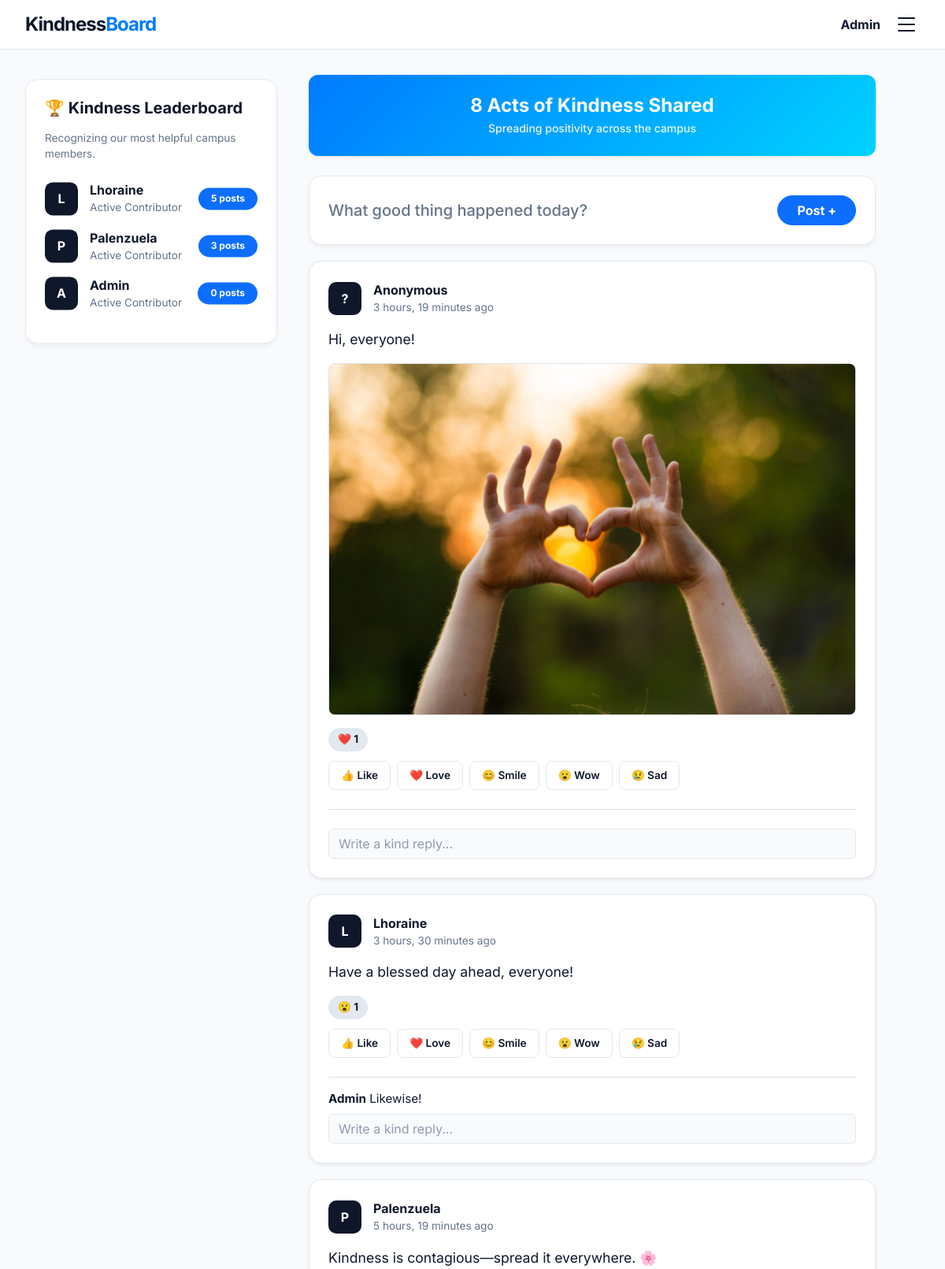
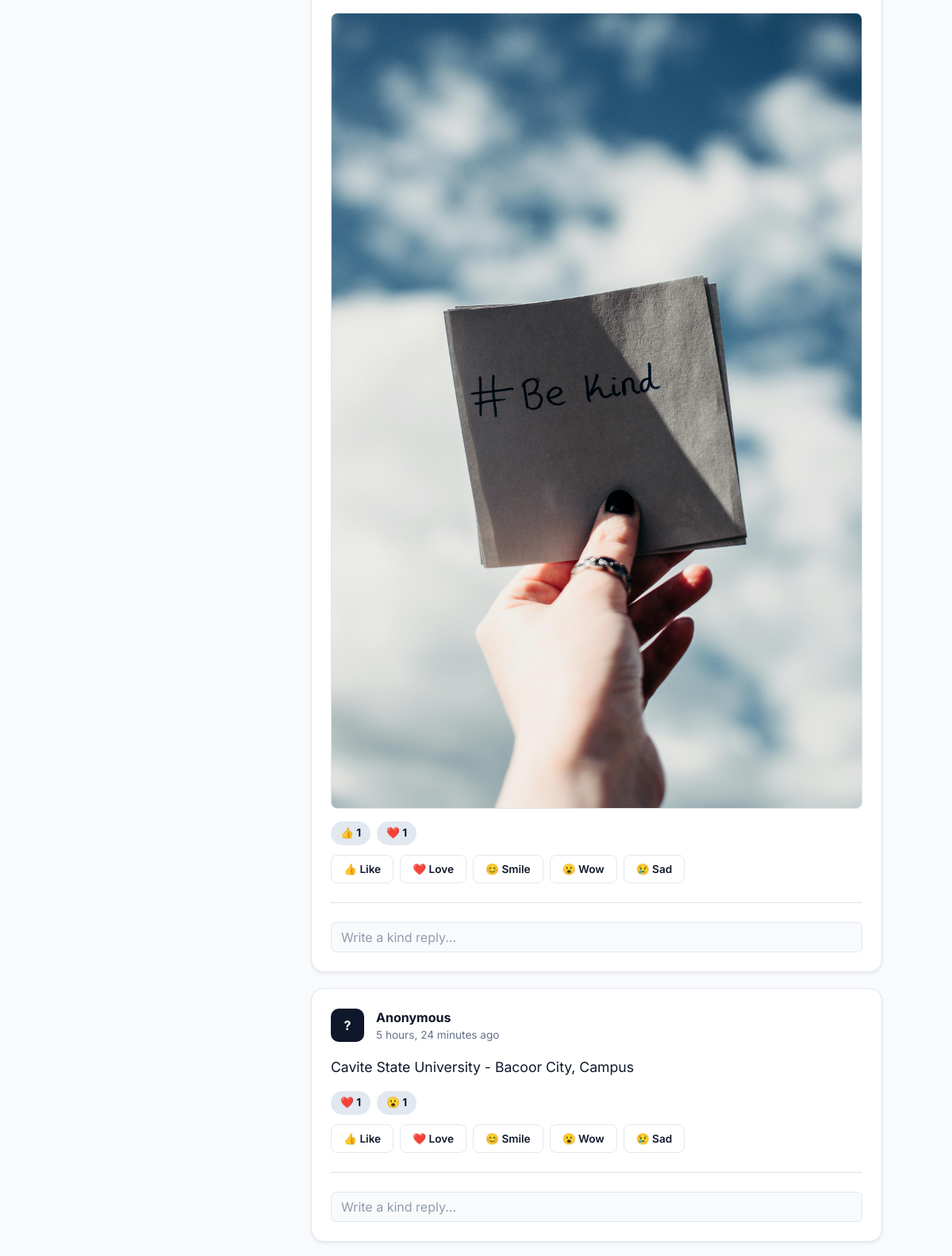
The app's page / (signed in, upper part) with its own data (2 pictures, top to bottom).
### board/models.py (models this page shows, shortened)
class Post(models.Model):
    CATEGORY_CHOICES = [
        ('General', 'General Positivity'),
        ('Thanks', 'Giving Thanks'),
        ('Help', 'Need/Offer Help'),
        ('Inspiration', 'Daily Inspiration'),
    ]
    STATUS_CHOICES = [
        ('Pending', 'Pending'),
        ('Approved', 'Approved'),
        ('Removed', 'Removed'),
    ]
    user = models.ForeignKey(User, on_delete=models.CASCADE)
    content = models.TextField()
    image = models.ImageField(upload_to='posts/', blank=True, null=True)
    created_at = models.DateTimeField(auto_now_add=True)
    is_anonymous = models.BooleanField(default=False)
    category = models.CharField(max_length=20, choices=CATEGORY_CHOICES, default='General')
    status = models.CharField(max_length=10, choices=STATUS_CHOICES, default='Pending')
    @property
    def like_count(self):
        return self.reactions.filter(reaction_type='Like').count()
    @property
    def love_count(self):
        return self.reactions.filter(reaction_type='Love').count()
    @property
    def smile_count(self):
        return self.reactions.filter(reaction_type='Smile').count()
    @property
    def wow_count(self):
        return self.reactions.filter(reaction_type='Wow').count()
    @property
    def sad_count(self):
        return self.reactions.filter(reaction_type='Sad').count()

class Comment(models.Model):
    post = models.ForeignKey(Post, on_delete=models.CASCADE, related_name='comments')
    user = models.ForeignKey(User, on_delete=models.CASCADE)
    comment_text = models.TextField()
    created_at = models.DateTimeField(auto_now_add=True)

### board/views.py (the view)
# urls.py: path('', views.index, name='index'),
def index(request):
    if not request.user.is_authenticated:
        return render(request, 'board/landing.html')
    posts = Post.objects.filter(status='Approved').order_by('-created_at').prefetch_related('comments', 'reactions')
    total_kindness = Post.objects.filter(status='Approved').count()
    leaderboard = User.objects.annotate(
        approved_posts_count=Count('post', filter=Q(post__status='Approved'))
    ).order_by('-approved_posts_count')[:5]
    return render(request, 'board/index.html', {
        'posts': posts,
        'total_kindness': total_kindness,
        'leaderboard': leaderboard
    })

### board/templates/board/index.html (shortened to what this page needs)
<!DOCTYPE html>
<html lang="en">
<head>
    <link href="https://cdn.jsdelivr.net/npm/bootstrap@5.3.0/dist/css/bootstrap.min.css" rel="stylesheet">
</head>
<body>
<nav class="navbar-custom d-flex justify-content-between align-items-center">
    <div class="d-flex align-items-center">
        <a href="{% url 'index' %}" class="text-decoration-none fw-bold fs-4 me-3" style="letter-spacing: -1px; color: var(--text-main);">
            Kindness<span style="color: #007bff;">Board</span>
        </a>
    </div>
    <div class="d-flex align-items-center">
        <span class="me-3 fw-bold">{{ user.username }}</span>
        <div class="dropdown">
            <button class="btn p-0" type="button" data-bs-toggle="dropdown" style="color: var(--text-main);">
                <svg width="32" height="32" fill="currentColor" viewBox="0 0 16 16"><path d="M2.5 12a.5.5 0 0 1 .5-.5h10a.5.5 0 0 1 0 1H3a.5.5 0 0 1-.5-.5m0-4a.5.5 0 0 1 .5-.5h10a.5.5 0 0 1 0 1H3a.5.5 0 0 1-.5-.5m0-4a.5.5 0 0 1 .5-.5h10a.5.5 0 0 1 0 1H3a.5.5 0 0 1-.5-.5"/></svg>
            </button>
        </div>
    </div>
</nav>
<div class="feed-container">
    <aside class="sidebar">
        <div class="glass-card">
            <h5 class="fw-bold mb-3">🏆 Kindness Leaderboard</h5>
            <p class="dynamic-sub mb-4">Recognizing our most helpful campus members.</p>
            {% for entry in leaderboard %}
            <div class="d-flex align-items-center justify-content-between mb-3">
                <div class="d-flex align-items-center">
                    <div class="avatar-box">{{ entry.username|first|upper }}</div>
                    <div>
                        <div class="fw-bold">{{ entry.username }}</div>
                        <div class="dynamic-sub">Active Contributor</div>
                    </div>
                </div>
                <span class="badge bg-primary rounded-pill px-3 py-2">{{ entry.approved_posts_count }} posts</span>
            </div>
            {% endfor %}
        </div>
    </aside>
    <main class="main-wall">
        <div class="stats-banner shadow-sm">
            <h4 class="fw-bold mb-1">{{ total_kindness }} Acts of Kindness Shared</h4>
            <p class="small mb-0">Spreading positivity across the campus</p>
        </div>
        <div class="glass-card d-flex align-items-center justify-content-between py-4">
            <span class="prompt-text">What good thing happened today?</span>
            <a href="{% url 'create_post' %}" class="btn btn-primary rounded-pill px-4 fw-bold">Post +</a>
        </div>
        {% for post in posts %}
        <div class="glass-card shadow-sm post-anchor" id="post-{{ post.id }}">
            <div class="d-flex align-items-center mb-3">
                <div class="avatar-box">{% if post.is_anonymous %}?{% else %}{{ post.user.username|first|upper }}{% endif %}</div>
                <div>
                    <div class="fw-bold">{% if post.is_anonymous %}Anonymous{% else %}{{ post.user.username }}{% endif %}</div>
                    <div class="dynamic-sub">{{ post.created_at|timesince }} ago</div>
                </div>
            </div>
            <p style="font-size: 1.1rem; line-height: 1.6;">{{ post.content }}</p>
            {% if post.image %}<img src="{{ post.image.url }}" class="img-fluid rounded-3 mb-3 border w-100">{% endif %}
            <div class="reaction-summary">
                {% if post.like_count > 0 %}<span class="pill">👍 {{ post.like_count }}</span>{% endif %}
                {% if post.love_count > 0 %}<span class="pill">❤️ {{ post.love_count }}</span>{% endif %}
                {% if post.wow_count > 0 %}<span class="pill">😮 {{ post.wow_count }}</span>{% endif %}
            </div>
            <div class="d-flex gap-2 flex-wrap mb-4">
                <a href="{% url 'add_reaction' post.id 'Like' %}" class="action-btn">👍 Like</a>
                <a href="{% url 'add_reaction' post.id 'Love' %}" class="action-btn">❤️ Love</a>
                <a href="{% url 'add_reaction' post.id 'Smile' %}" class="action-btn">😊 Smile</a>
                <a href="{% url 'add_reaction' post.id 'Wow' %}" class="action-btn">😮 Wow</a>
                <a href="{% url 'add_reaction' post.id 'Sad' %}" class="action-btn">😢 Sad</a>
            </div>
            <div class="comment-section mt-3 pt-3 border-top">
                {% for comment in post.comments.all %}
                <div class="mb-2" style="font-size: 0.95rem;">
                    <strong>{{ comment.user.username }}</strong> {{ comment.comment_text }}
                </div>
                {% endfor %}
                <form action="{% url 'add_comment' post.id %}" method="POST" class="mt-2">
                    <input type="text" name="comment_text" class="form-control comment-input" placeholder="Write a kind reply..." required>
                </form>
            </div>
        </div>
        {% endfor %}
    </main>
</div>
</body>
</html>

### board/templates/board/index.html (style rules this page uses)
:root { --bg-app: #f8fafc; --card-bg: #ffffff; --text-main: #0f172a; --text-sub: #64748b; --border-color: #e2e8f0; }
body { background-color: var(--bg-app); color: var(--text-main); font-family: 'Inter', sans-serif; transition: background 0.3s ease; margin: 0; scroll-behavior: smooth; }
.navbar-custom { background: var(--card-bg); border-bottom: 1px solid var(--border-color); padding: 0.8rem 2rem; position: sticky; top: 0; z-index: 1000; }
.feed-container { display: flex; flex-direction: row; justify-content: flex-start; padding: 2rem 2rem; gap: 2.5rem; max-width: 100%; margin: 0; }
.sidebar { width: 320px; flex-shrink: 0; position: sticky; top: 100px; height: fit-content; }
.main-wall { flex: 1; max-width: 720px; min-width: 0; }
.glass-card { background: var(--card-bg); border: 1px solid var(--border-color); border-radius: 16px; padding: 24px; margin-bottom: 20px; box-shadow: 0 4px 6px -1px rgba(0,0,0,0.05); }
.post-anchor { scroll-margin-top: 110px; }
.prompt-text { font-size: 1.25rem; font-weight: 500; color: var(--text-sub); }
.stats-banner { background: linear-gradient(135deg, #007bff, #00d2ff); color: white !important; border-radius: 12px; padding: 25px; text-align: center; margin-bottom: 25px; }
.stats-banner p { color: rgba(255,255,255,0.9) !important; font-weight: 500; }
.avatar-box { width: 42px; height: 42px; border-radius: 10px; background: #0f172a !important; color: #ffffff !important; display: flex; align-items: center; justify-content: center; font-weight: 700; margin-right: 15px; }
.reaction-summary { display: flex; gap: 8px; margin-bottom: 12px; height: 30px; }
.pill { background: #e2e8f0; color: #0f172a; padding: 4px 12px; border-radius: 20px; font-size: 0.85rem; font-weight: 700; }
.action-btn { border: 1px solid var(--border-color); background: var(--card-bg); color: var(--text-main); padding: 7px 15px; border-radius: 8px; font-size: 0.85rem; font-weight: 600; text-decoration: none; transition: all 0.2s; }
.dynamic-sub { color: var(--text-sub) !important; font-size: 0.85rem; }
.comment-input { background-color: var(--bg-app) !important; color: var(--text-main) !important; border: 1px solid var(--border-color) !important; }
.comment-input::placeholder { color: var(--text-sub); opacity: 0.7; }

### records on screen
Post: is_anonymous "Anonymous", created_at "3 hours, 19 minutes", content "Hi, everyone!", image (picture), love_count "1"
Post: user.username|first "L", user.username "Lhoraine", created_at "3 hours, 30 minutes", content "Have a blessed day ahead, everyone!", wow_count "1"
Comment: user.username "Admin", comment_text "Likewise!"
Post: user.username|first "P", user.username "Palenzuela", created_at "5 hours, 19 minutes", content "Kindness is contagious—spread it everywhere. 🌸", image (picture), like_count "1", love_count "1"
Post: is_anonymous "Anonymous", created_at "5 hours, 24 minutes", content "Cavite State University - Bacoor City, Campus", love_count "1", wow_count "1"

### other values on screen
{{ user.username }} "Admin"
{{ entry.username|first|upper }} "L"
{{ entry.username }} "Lhoraine"
{{ entry.approved_posts_count }} "5"
{{ entry.username|first|upper }} "P"
{{ entry.username }} "Palenzuela"
{{ entry.approved_posts_count }} "3"
{{ entry.username|first|upper }} "A"
{{ entry.username }} "Admin"
{{ entry.approved_posts_count }} "0"
{{ total_kindness }} "8"
